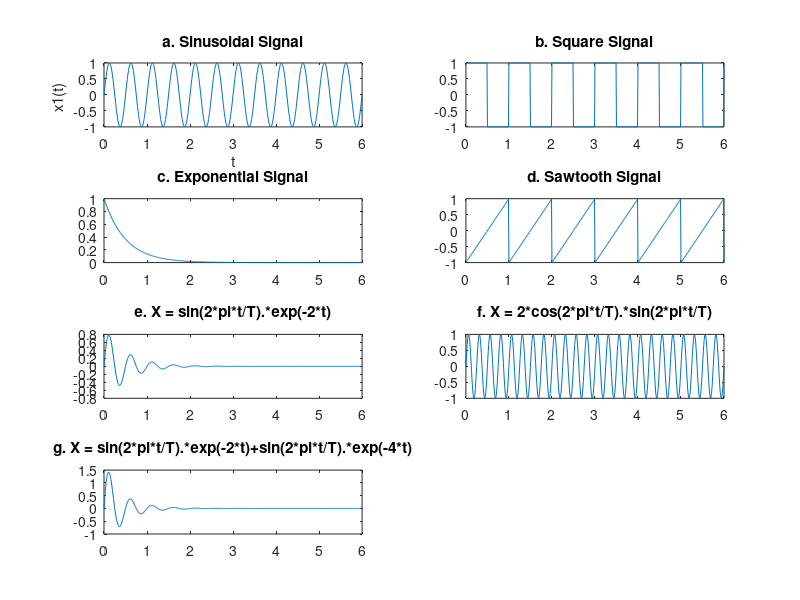

Source code (MATLAB):
clear all;
f = 2;
T = 1/f;
t = 0:0.01:6;

%Sinusoidal signal
x1 = sin(2*pi*f*t);
subplot (4,2,1) ;
plot (t,x1);
title ('a. Sinusoidal Signal');
ylabel("x1(t) "), xlabel ("t");

%Square signal
x2=square(2*pi*t);

subplot(4,2,2) ;
plot(t,x2);
title('b. Square Signal');

%exponential signal
x3=exp(-2*t);
subplot(4,2, 3) ;
plot(t, x3) ;
title('c. Exponential Signal');

%Sawtooth signal
x4=sawtooth(2*pi*t);
subplot(4, 2, 4) ;
plot(t, x4);
title("d. Sawtooth Signal");


%  X1 = sin(2*pi*t/T).*exp(-2*t)

x5 = sin(2*pi*t/T).*exp(-2*t);
subplot(4, 2, 5)
plot(t, x5);
title("e. X = sin(2*pi*t/T).*exp(-2*t)");

x6 = 2*cos(2*pi*t/T).*sin(2*pi*t/T);
subplot(4, 2, 6);
plot(t, x6);
title("f. X = 2*cos(2*pi*t/T).*sin(2*pi*t/T)")

x7 = sin(2*pi*t/T).*exp(-2*t)+sin(2*pi*t/T).*exp(-4*t);
subplot(4, 2, 7);
plot(t, x7);
title("g. X = sin(2*pi*t/T).*exp(-2*t)+sin(2*pi*t/T).*exp(-4*t)")